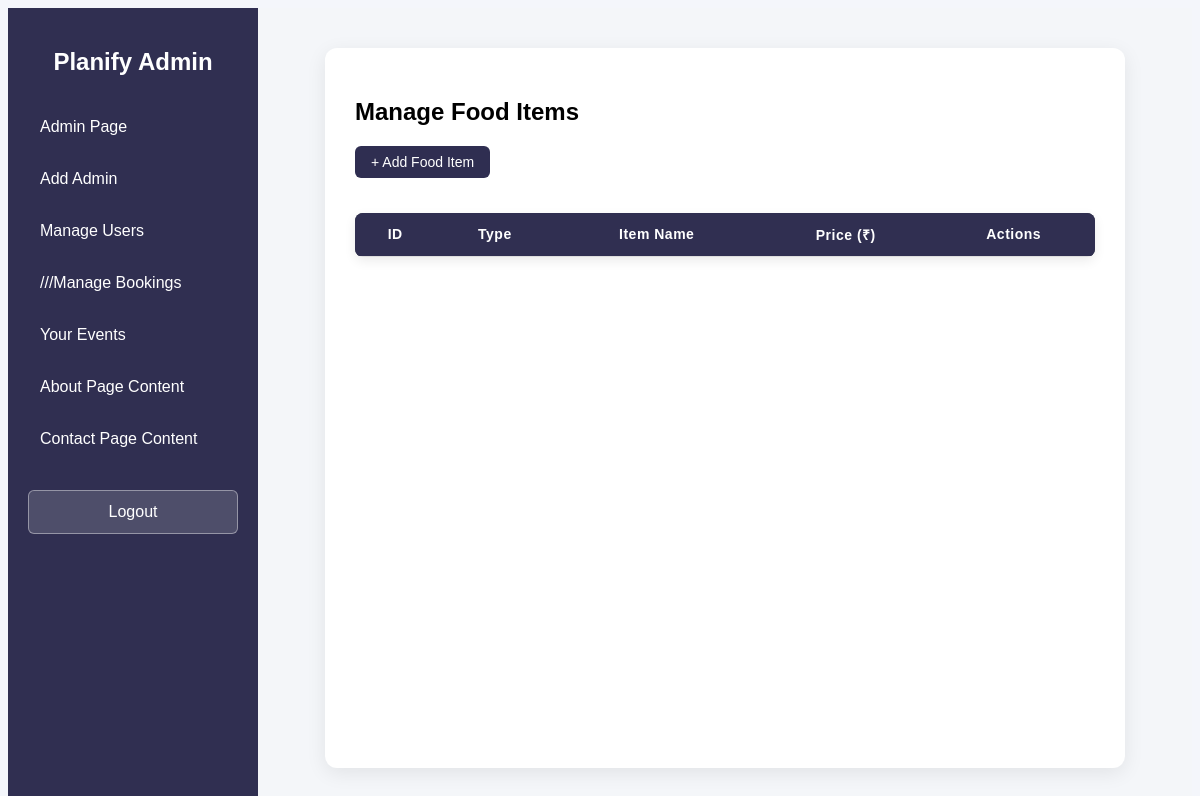
/admin/food_items.php (signed in), run on an earlier commit of the app's database.
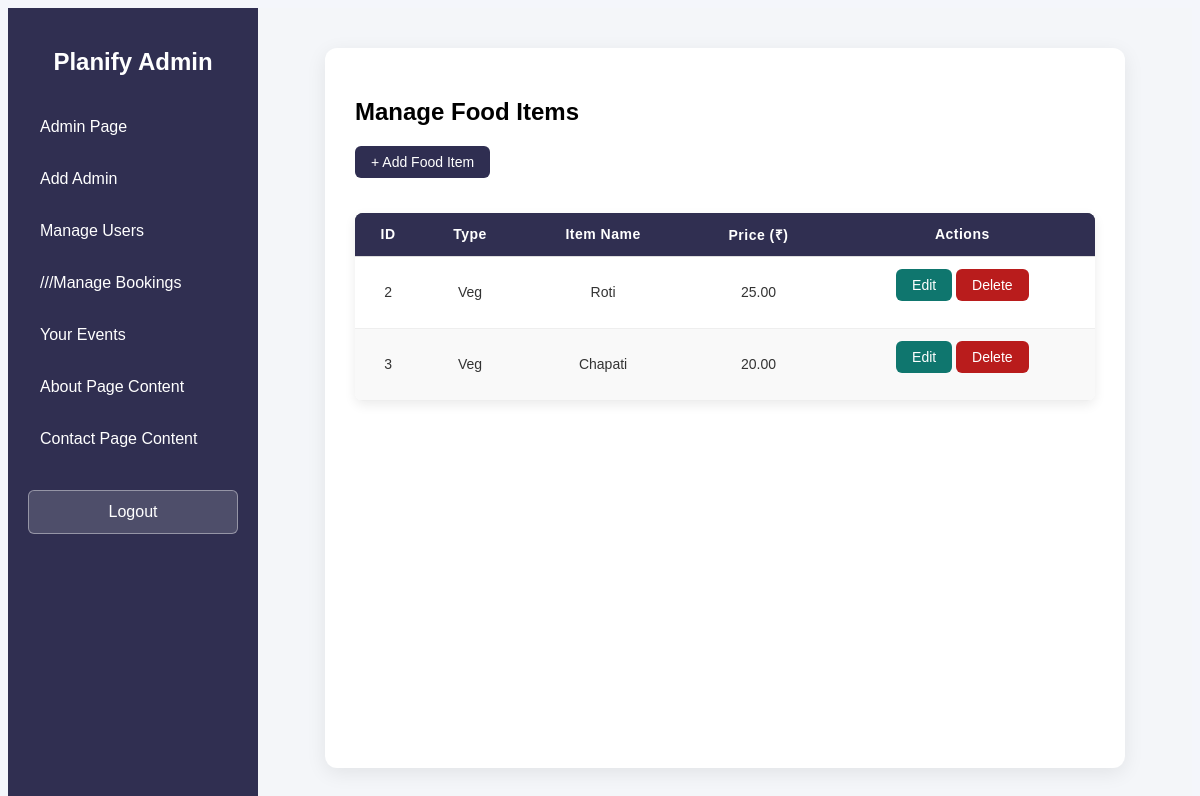
And on a later commit of the database.
### tables this page shows
CREATE TABLE `food_items` (
  `id` int(11) NOT NULL,
  `type` enum('Veg','NonVeg') NOT NULL,
  `item_name` varchar(100) DEFAULT NULL,
  `price` decimal(10,2) DEFAULT NULL
);

### admin/food_items.php (the view, shortened to what this page needs)
<?php
require_once "../config/db.php";
$result = mysqli_query($conn, "SELECT * FROM food_items ORDER BY type");
?>
<?php include("admin_header.php"); ?>
<?php include("admin_sidebar.php"); ?>
<div class="admin-content">
    <div class="admin-card">
        <h2>Manage Food Items</h2>
        <a href="add_food.php" class="btn">+ Add Food Item</a>
        <table class="admin-table">
            <thead>
                <tr>
                    <th>ID</th>
                    <th>Type</th>
                    <th>Item Name</th>
                    <th>Price (₹)</th>
                    <th>Actions</th>
                </tr>
            </thead>
            <tbody>
                <?php while ($row = mysqli_fetch_assoc($result)) { ?>
                    <tr>
                        <td><?php echo $row['id']; ?></td>
                        <td><?php echo $row['type']; ?></td>
                        <td><?php echo $row['item_name']; ?></td>
                        <td><?php echo $row['price']; ?></td>
                        <td>
                            <a href="edit_food.php?id=<?php echo $row['id']; ?>" class="btn btn-edit">Edit</a>
                            <a href="delete_food.php?id=<?php echo $row['id']; ?>"
                                class="btn btn-danger"
                                onclick="return confirm('Delete this item?')">Delete</a>
                        </td>
                    </tr>
                <?php } ?>
            </tbody>
        </table>
    </div>
</div>
<?php include("admin_footer.php"); ?>

### admin/admin_header.php (shortened to what this page needs)
<!DOCTYPE html>
<html lang="en">
<head>
    <link rel="stylesheet" href="admin.css">
</head>
<body>
    <div class="dashboard-container">

### admin/admin_sidebar.php
<div class="sidebar">
    <h2>Planify Admin</h2>
    <a href="dashboard.php">Admin Page</a>
    <?php if ($_SESSION['admin_id'] == 1) { ?>
        <a href="add_admin.php">Add Admin</a>
    <?php } ?>
    <a href="manage_users.php">Manage Users</a>
    <a href="manage_bookings.php">///Manage Bookings</a>
    <a href="admin_event.php">Your Events</a>
    <a href="update_about.php">About Page Content</a>
    <a href="update_contact.php">Contact Page Content</a>
    <a href="logout.php" class="logout-btn">Logout</a>
</div>

### admin/admin_footer.php
</div>
</body>
</html>

### admin/admin.css (style rules this page uses)
* { padding: 0; box-sizing: border-box; font-family: 'Poppins', sans-serif; }
body { background-color: #f4f6fb; }
.dashboard-container { display: flex; min-height: 100vh; }
.sidebar { width: 250px; background-color: rgb(48, 47, 81); color: #fff; padding: 20px; }
.sidebar h2 { text-align: center; margin-bottom: 30px; }
.sidebar a { display: block; color: #fff; text-decoration: none; padding: 12px; margin-bottom: 10px; border-radius: 6px; transition: background 0.3s; }
.logout-btn { margin-top: 30px; background-color: rgba(255, 255, 255, 0.15); border: 1px solid rgba(255, 255, 255, 0.4); text-align: center; }
table { background-color: #fff; border-collapse: collapse; }
th { background-color: rgb(48, 47, 81); color: #fff; }
th, td { padding: 10px; text-align: center; }
table { background: #fff; border-collapse: collapse; }
.admin-table { width: 100%; border-collapse: collapse; margin-top: 20px; background-color: #ffffff; box-shadow: 0 4px 12px rgba(0, 0, 0, 0.08); border-radius: 8px; overflow: hidden; }
.admin-table th { background-color: rgb(48, 47, 81); color: #ffffff; text-align: left; padding: 14px; font-size: 14px; letter-spacing: 0.5px; }
.admin-table td { padding: 12px 14px; border-bottom: 1px solid #eeeeee; font-size: 14px; color: #333; }
.admin-table tr:nth-child(even) { background-color: #f9f9f9; }
.admin-content { flex: 1; padding: 40px; background: #f4f6f9; display: flex; justify-content: center; }
.admin-card { width: 800px; background: white; padding: 30px; border-radius: 12px; box-shadow: 0 5px 20px rgba(0, 0, 0, 0.08); }
.admin-table { width: 100%; border-collapse: collapse; margin-top: 20px; }
.admin-table thead { background: #343a40; color: white; }
.admin-table th, .admin-table td { padding: 12px; text-align: center; }
.admin-table th { font-weight: 600; }
.admin-table tr { border-bottom: 1px solid #ddd; }
.btn { display: inline-block; padding: 8px 16px; background: #2f2e51; color: white; border-radius: 6px; text-decoration: none; font-size: 14px; margin-bottom: 15px; transition: 0.3s ease; }
.btn-danger { background: #b91c1c; }
.btn-edit { background: #0f766e; }

What changed in the data, as far as the page shows it:
added food_items: id "2", type "Veg", item_name "Roti", price "25.00"
added food_items: id "3", type "Veg", item_name "Chapati", price "20.00"
